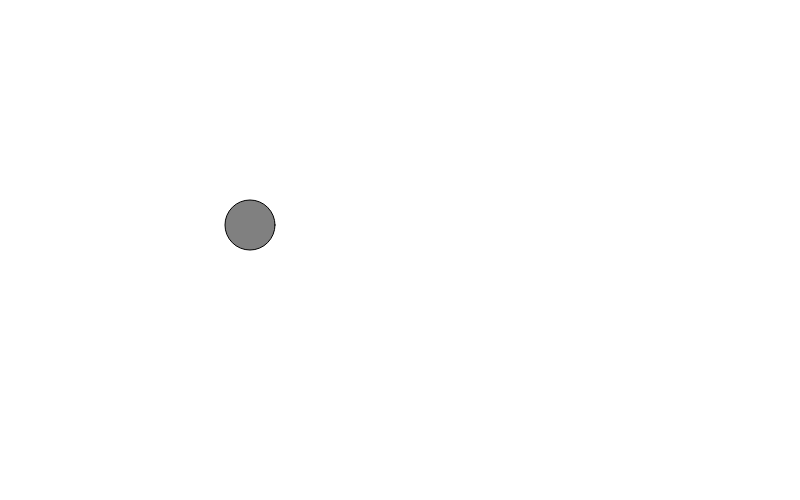
Frame 1 (no input)
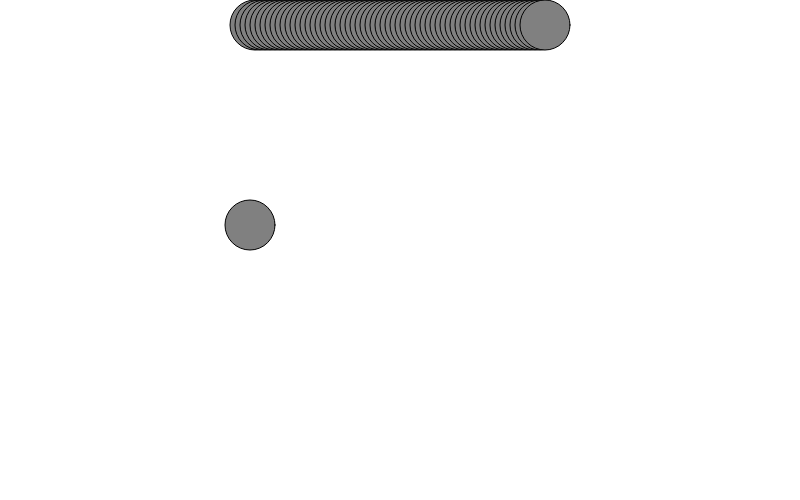
Frame 60 (no input)
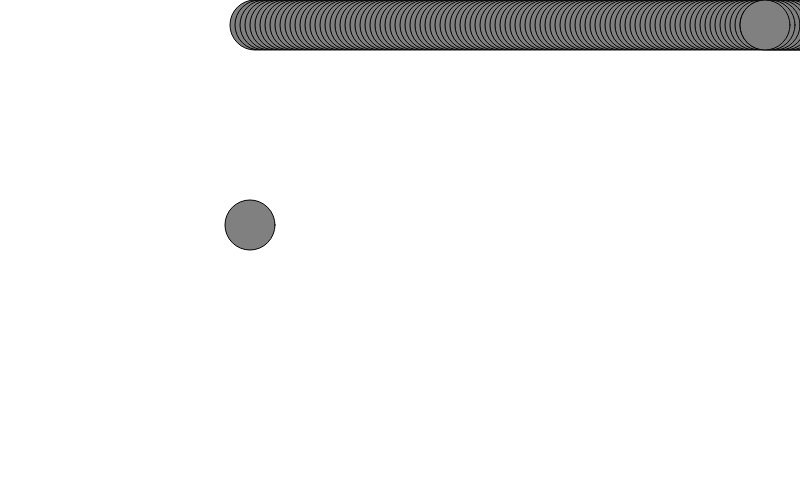
Frame 120 (the mouse pressed at the canvas centre since frame 60)

The p5.js sketch that drew these frames (run headless with seeded random() and noise() and a simulated clock; from frame 60 on, the mouse is pressed at the canvas centre):

// p5.js sketch
// ── sketch.js
var x = 250;
var y = 225;
var c = 128;
var d = 50;
var xspeed = 5;
var yspeed = 25;

function setup() {
  createCanvas(800,500);
}
 

function draw() {
   displayBall(x,y,d,c);
   moveBall(xspeed);
   moveBall1(yspeed);
  
  function displayBall() {
  fill(128);
  ellipse(x,y,d,d);
 }
 
 function moveBall() {
  x = x + xspeed;
  if (x > 800 || x < 10) {
    xspeed = -xspeed;
  }
 }
 
 function moveBall1() {
   y = y = yspeed;
   if (y > 500 || y < 0) {
     yspeed = - yspeed;
   }
   }
}
 
